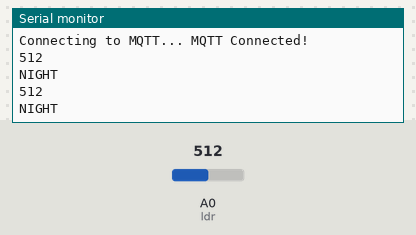
Simulated run of this sketch. Board: ESP8266 (NodeMCU). Shown: the last lines printed to the serial monitor. Inputs (shaded band) come from the test bench; at power-on: A0 (ldr) = 512. WiFi joins after 1.5 s; servers stay silent unless stated; no MQTT or app messages arrive unless stated.

Above: at 2.7 s.
2.8 s: A0 (ldr) set to 793
At 4.1 s:
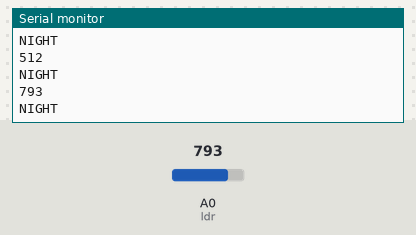
4.3 s: A0 (ldr) set to 812
At 5.4 s:
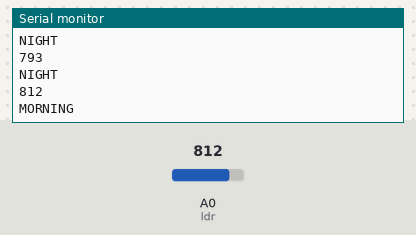
Timing chart, 0 to 7.3 s (numbered marks = the images above; inputs shaded):
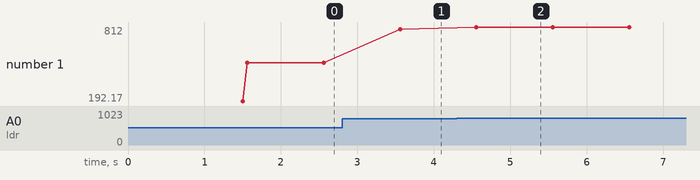

Measured:
- the behaviour switches between 800 and 801 on A0 (ldr) (found by bisection; images 1 and 2)
- after the input at 2.8 s, the serial monitor: prints a new line after 0.76 s (image 1)
- after the input at 4.3 s, the serial monitor: prints a new line after 0.26 s (image 2)
- plotted number 1: 512 → 793 after the input at 2.8 s, 793 → 812 after the input at 4.3 s

The sketch:

ldr.ino
```cpp
#include <ESP8266WiFi.h>
#include <String.h>
#include "Adafruit_MQTT.h"
#include "Adafruit_MQTT_Client.h"
////////////////////////////////////////
#define WLAN_SSID       "Wifilink"
#define WLAN_PASS       "kmvgrp020"
//////////////////////////////////////////
#define AIO_SERVER      "io.adafruit.com" // server name
#define AIO_SERVERPORT  1883
//////////////////////////////////////////
#define IO_USERNAME  "Mukundh035"
#define IO_KEY       "ae33f229d8234e15ae47608c86261005"
/////////////////////////////////////////
WiFiClient client;
Adafruit_MQTT_Client mqtt(&client, AIO_SERVER, AIO_SERVERPORT, IO_USERNAME, IO_KEY);
////////////////////////////////////
Adafruit_MQTT_Publish LIGHT_Status = Adafruit_MQTT_Publish(&mqtt, IO_USERNAME "/feeds/LIGHT_Status");
void MQTT_connect();
#define ldr A0
//////////////////////////////////////////
void setup()
{

  Serial.begin(9600);
  pinMode(ldr, INPUT);
  Serial.println(F("Adafruit MQTT demo"));
  // Connect to WiFi access point.
  Serial.println(); Serial.println();
  Serial.print("Connecting to ");
  Serial.println(WLAN_SSID);
  WiFi.begin(WLAN_SSID, WLAN_PASS);
  while (WiFi.status() != WL_CONNECTED) {
    delay(500);
    Serial.print(".");
  }
  Serial.println();
  Serial.println("WiFi connected");
  Serial.println("IP address: ");
  Serial.println(WiFi.localIP());
}

void loop()
{
  MQTT_connect();
  int x = analogRead(ldr);
  Serial.println(x);
  if (x > 800)
  {
    Serial.println("MORNING");
    LIGHT_Status.publish("MORNING");
  }
  else
  {
    Serial.println("NIGHT");
    LIGHT_Status.publish("NIGHT");
  }

  delay(1000);

}

void MQTT_connect() {
  int8_t ret;

  // Stop if already connected.
  if (mqtt.connected()) {
    return;
  }

  Serial.print("Connecting to MQTT... ");

  uint8_t retries = 3;
  while ((ret = mqtt.connect()) != 0) { // connect will return 0 for connected
    Serial.println(mqtt.connectErrorString(ret));
    Serial.println("Retrying MQTT connection in 5 seconds...");
    mqtt.disconnect();
    delay(5000);  // wait 5 seconds
    retries--;
    if (retries == 0) {
      // basically die and wait for WDT to reset me
      while (1);
    }
  }
  Serial.println("MQTT Connected!");
}
```
